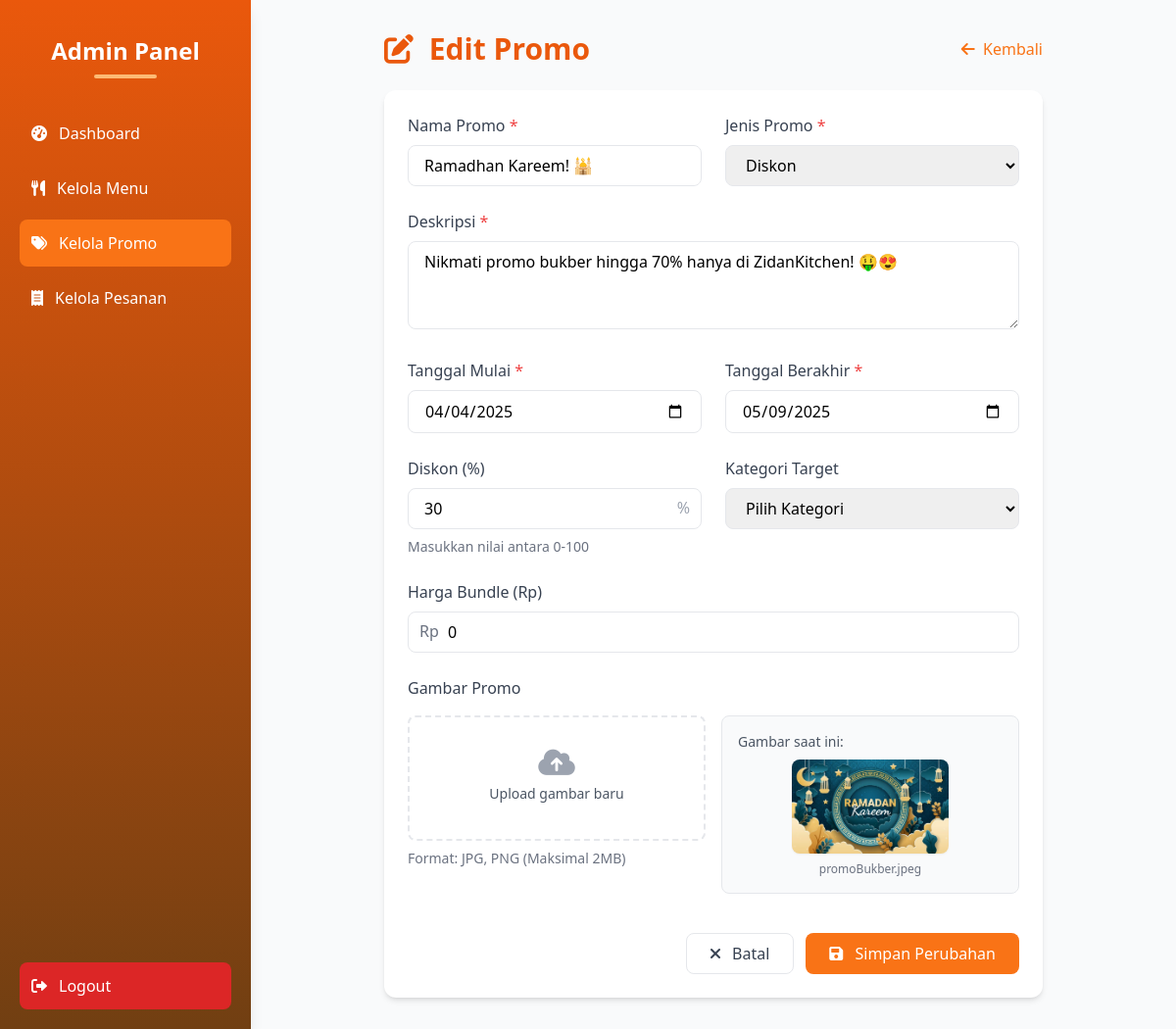
Screenshot of /admin/edit_promo.php?id=3 (signed in) with the database file from the repository.
### tables this page shows
CREATE TABLE `promos` (
  `id` int NOT NULL,
  `title` varchar(255) NOT NULL,
  `description` text NOT NULL,
  `discount` int DEFAULT NULL,
  `promo_type` enum('bundle','discount') NOT NULL,
  `bundle_price` int DEFAULT NULL,
  `bundle_items` json DEFAULT NULL,
  `bundle_discount_type` enum('percentage','fixed') DEFAULT 'percentage',
  `bundle_discount_value` decimal(10,2) DEFAULT NULL,
  `image` varchar(255) NOT NULL,
  `created_at` datetime DEFAULT CURRENT_TIMESTAMP,
  `updated_at` datetime DEFAULT NULL ON UPDATE CURRENT_TIMESTAMP,
  `start_date` date NOT NULL,
  `end_date` date NOT NULL,
  `menu_target` json DEFAULT NULL COMMENT 'Array of menu IDs that this promo applies to'
);

### admin/edit_promo.php (the view, shortened to what this page needs)
<?php
include '../config/db.php';
$id = $_GET['id'];
$query = $conn->prepare("SELECT * FROM promos WHERE id = ?");
$query->bind_param("i", $id);
$query->execute();
$result = $query->get_result();
$promo = $result->fetch_assoc();
?>
<!DOCTYPE html>
<html lang="id">
<head>
    <script src="https://cdn.tailwindcss.com"></script>
    <link rel="stylesheet" href="https://cdnjs.cloudflare.com/ajax/libs/font-awesome/6.0.0/css/all.min.css">
</head>
<body class="bg-gray-50 min-h-screen flex">
    <div class="h-screen w-64 bg-gradient-to-b from-orange-600 to-yellow-900 text-white p-5 shadow-lg fixed flex flex-col">
        <div class="text-center mb-8 pt-4">
            <h2 class="text-2xl font-bold mb-2">Admin Panel</h2>
            <div class="w-16 h-1 bg-orange-300 mx-auto rounded-full"></div>
        </div>
        <nav class="flex-1">
            <ul class="space-y-2">
                <li>
                    <a href="dashboard.php" class="flex items-center p-3 rounded-lg hover:bg-orange-500 transition-colors">
                        <i class="fas fa-tachometer-alt mr-3"></i> Dashboard
                    </a>
                </li>
                <li>
                    <a href="menu.php" class="flex items-center p-3 rounded-lg hover:bg-orange-500 transition-colors">
                        <i class="fas fa-utensils mr-3"></i> Kelola Menu
                    </a>
                </li>
                <li>
                    <a href="promos.php" class="flex items-center p-3 rounded-lg bg-orange-500 transition-colors">
                        <i class="fas fa-tags mr-3"></i> Kelola Promo
                    </a>
                </li>
                <li>
                    <a href="order.php" class="flex items-center p-3 rounded-lg hover:bg-orange-500 transition-colors">
                        <i class="fas fa-receipt mr-3"></i> Kelola Pesanan
                    </a>
                </li>
            </ul>
        </nav>
        <a href="logout.php" class="flex items-center p-3 rounded-lg bg-red-600 hover:bg-red-700 transition-colors">
            <i class="fas fa-sign-out-alt mr-3"></i> Logout
        </a>
    </div>
    <div class="flex-1 ml-64 p-8">
        <div class="max-w-2xl mx-auto">
            <div class="flex justify-between items-center mb-6">
                <h1 class="text-3xl font-bold text-orange-600">
                    <i class="fas fa-edit mr-2"></i> Edit Promo
                </h1>
                <a href="promos.php" class="text-orange-500 hover:text-orange-700">
                    <i class="fas fa-arrow-left mr-1"></i> Kembali
                </a>
            </div>
            <div class="bg-white rounded-xl shadow-md overflow-hidden">
                <form method="POST" enctype="multipart/form-data" class="p-6 space-y-6">
                    <div class="grid grid-cols-1 md:grid-cols-2 gap-6">
                        <div class="space-y-2">
                            <label class="block text-gray-700 font-medium">Nama Promo <span class="text-red-500">*</span></label>
                            <input type="text" name="title" value="<?= htmlspecialchars($promo['title']) ?>"
                                   class="w-full px-4 py-2 border rounded-lg focus:ring-2 focus:ring-orange-300 focus:border-orange-300" required>
                        </div>
                        <div class="space-y-2">
                            <label class="block text-gray-700 font-medium">Jenis Promo <span class="text-red-500">*</span></label>
                            <select name="promo_type" class="w-full px-4 py-2 border rounded-lg focus:ring-2 focus:ring-orange-300 focus:border-orange-300" required>
                                <option value="discount" <?= $promo['promo_type'] == 'discount' ? 'selected' : '' ?>>Diskon</option>
                            </select>
                        </div>
                    </div>
                    <div class="space-y-2">
                        <label class="block text-gray-700 font-medium">Deskripsi <span class="text-red-500">*</span></label>
                        <textarea name="description" rows="3" class="w-full px-4 py-2 border rounded-lg focus:ring-2 focus:ring-orange-300 focus:border-orange-300" required><?= htmlspecialchars($promo['description']) ?></textarea>
                    </div>
                    <div class="grid grid-cols-1 md:grid-cols-2 gap-6">
                        <div class="space-y-2">
                            <label class="block text-gray-700 font-medium">Tanggal Mulai <span class="text-red-500">*</span></label>
                            <input type="date" name="start_date" value="<?= $promo['start_date'] ?>"
                                   class="w-full px-4 py-2 border rounded-lg focus:ring-2 focus:ring-orange-300 focus:border-orange-300" required>
                        </div>
                        <div class="space-y-2">
                            <label class="block text-gray-700 font-medium">Tanggal Berakhir <span class="text-red-500">*</span></label>
                            <input type="date" name="end_date" value="<?= $promo['end_date'] ?>"
                                   class="w-full px-4 py-2 border rounded-lg focus:ring-2 focus:ring-orange-300 focus:border-orange-300" required>
                        </div>
                    </div>
                    <div class="grid grid-cols-1 md:grid-cols-2 gap-6">
                        <div class="space-y-2">
                            <label class="block text-gray-700 font-medium">Diskon (%)</label>
                            <div class="relative">
                                <input type="number" name="discount" min="0" max="100" value="<?= $promo['discount'] ?>"
                                       class="w-full px-4 py-2 border rounded-lg focus:ring-2 focus:ring-orange-300 focus:border-orange-300" placeholder="0-100">
                                <span class="absolute right-3 top-2 text-gray-400">%</span>
                            </div>
                            <p class="text-sm text-gray-500">Masukkan nilai antara 0-100</p>
                        </div>
                        <div class="space-y-2">
                            <label class="block text-gray-700 font-medium">Kategori Target</label>
                            <select name="category_target" class="w-full px-4 py-2 border rounded-lg focus:ring-2 focus:ring-orange-300 focus:border-orange-300">
                                <option value="">Pilih Kategori</option>
                            </select>
                        </div>
                    </div>
                    <div class="space-y-2">
                        <label class="block text-gray-700 font-medium">Harga Bundle (Rp)</label>
                        <div class="relative">
                            <span class="absolute left-3 top-2 text-gray-500">Rp</span>
                            <input type="number" name="bundle_price" min="0" value="<?= $promo['bundle_price'] ?>"
                                   class="w-full px-10 py-2 border rounded-lg focus:ring-2 focus:ring-orange-300 focus:border-orange-300">
                        </div>
                    </div>
                    <div class="space-y-4">
                        <label class="block text-gray-700 font-medium">Gambar Promo</label>
                        <div class="flex flex-col md:flex-row gap-4">
                            <div class="flex-1">
                                <div class="flex items-center justify-center w-full">
                                    <label class="flex flex-col w-full h-32 border-2 border-dashed rounded-lg hover:bg-gray-50 hover:border-orange-300 transition-all">
                                        <div class="flex flex-col items-center justify-center pt-7">
                                            <i class="fas fa-cloud-upload-alt text-3xl text-gray-400"></i>
                                            <p class="pt-1 text-sm text-gray-600">Upload gambar baru</p>
                                        </div>
                                    </label>
                                </div>
                                <p class="text-sm text-gray-500 mt-2">Format: JPG, PNG (Maksimal 2MB)</p>
                            </div>
                            <div class="flex-1">
                                <div class="border rounded-lg p-4 bg-gray-50">
                                    <p class="text-sm text-gray-600 mb-2">Gambar saat ini:</p>
                                    <?php if (!empty($promo['image'])): ?>
                                        <img src="../assets/promo_images/<?= htmlspecialchars($promo['image']) ?>" class="max-h-24 mx-auto rounded-lg shadow-sm">
                                        <p class="text-xs text-center text-gray-500 mt-2 truncate"><?= htmlspecialchars($promo['image']) ?></p>
                                    <?php endif; ?>
                                </div>
                            </div>
                        </div>
                    </div>
                    <div class="flex justify-end space-x-3 pt-4">
                        <a href="promos.php" class="px-6 py-2 border rounded-lg text-gray-700 hover:bg-gray-100 transition-colors">
                            <i class="fas fa-times mr-2"></i> Batal
                        </a>
                        <button type="submit" name="update" class="px-6 py-2 bg-orange-500 text-white rounded-lg hover:bg-orange-600 transition-colors">
                            <i class="fas fa-save mr-2"></i> Simpan Perubahan
                        </button>
                    </div>
                </form>
            </div>
        </div>
    </div>
</body>
</html>

### rows the page displays
promos: title "Ramadhan Kareem! 🕌", promo_type "Diskon", description "Nikmati promo bukber hingga 70% hanya di ZidanKitchen! 🤑😍", start_date "04/04/2025", end_date "05/09/2025", discount "30", bundle_price "0", image (picture), image "promoBukber.jpeg"
